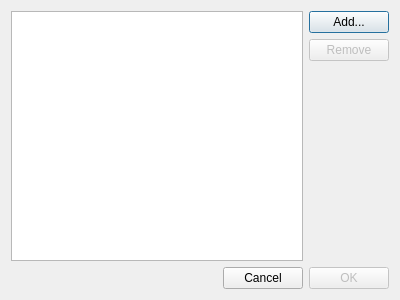
<?xml version="1.0" encoding="UTF-8"?>
<ui version="4.0">
 <class>LoadDialog</class>
 <widget class="QDialog" name="LoadDialog">
  <property name="geometry">
   <rect>
    <x>0</x>
    <y>0</y>
    <width>400</width>
    <height>300</height>
   </rect>
  </property>
  <property name="windowTitle">
   <string>Dialog</string>
  </property>
  <layout class="QVBoxLayout" name="verticalLayout_2">
   <item>
    <layout class="QHBoxLayout" name="horizontalLayout">
     <item>
      <widget class="QListWidget" name="tiffList"/>
     </item>
     <item>
      <layout class="QVBoxLayout" name="verticalLayout">
       <item>
        <widget class="QPushButton" name="addTIFF">
         <property name="text">
          <string>Add...</string>
         </property>
        </widget>
       </item>
       <item>
        <widget class="QPushButton" name="removeTIFF">
         <property name="enabled">
          <bool>false</bool>
         </property>
         <property name="text">
          <string>Remove</string>
         </property>
        </widget>
       </item>
       <item>
        <spacer name="verticalSpacer">
         <property name="orientation">
          <enum>Qt::Vertical</enum>
         </property>
         <property name="sizeHint" stdset="0">
          <size>
           <width>20</width>
           <height>40</height>
          </size>
         </property>
        </spacer>
       </item>
      </layout>
     </item>
    </layout>
   </item>
   <item>
    <layout class="QHBoxLayout" name="horizontalLayout_2">
     <item>
      <spacer name="horizontalSpacer">
       <property name="orientation">
        <enum>Qt::Horizontal</enum>
       </property>
       <property name="sizeHint" stdset="0">
        <size>
         <width>40</width>
         <height>20</height>
        </size>
       </property>
      </spacer>
     </item>
     <item>
      <widget class="QPushButton" name="cancel">
       <property name="text">
        <string>Cancel</string>
       </property>
      </widget>
     </item>
     <item>
      <widget class="QPushButton" name="validate">
       <property name="enabled">
        <bool>false</bool>
       </property>
       <property name="text">
        <string>OK</string>
       </property>
      </widget>
     </item>
    </layout>
   </item>
  </layout>
 </widget>
 <resources/>
 <connections/>
</ui>
